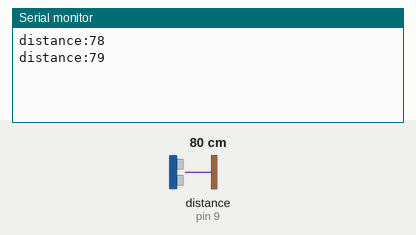
Simulated run of this sketch. Board: Arduino Uno, built with avr-gcc and run on an emulated ATmega328P. On the bench: the last lines printed to the serial monitor. Wiring (inferred from the names in the program): ultrasonic range finder: trigger pin 10; echo pin 9. The inputs (shaded band) are chosen by the test bench; at power-on: distance to the obstacle (sensor on pin 9) 80 cm. The echo pulse lasts 58.3 µs per cm.

Above: at 1.8 s.
1.9 s: distance to the obstacle (sensor on pin 9) set to 2 cm
At 2.8 s:
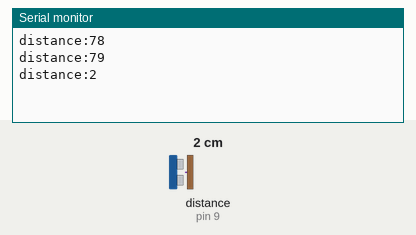
3.4 s: distance to the obstacle (sensor on pin 9) set to 4 cm
At 4.8 s:
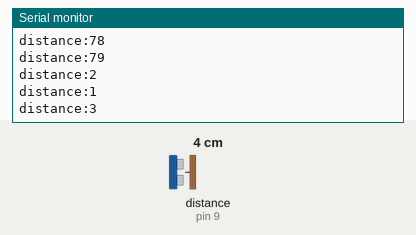
Timing chart, 0 to 6.4 s (numbered marks = the images above; inputs shaded):
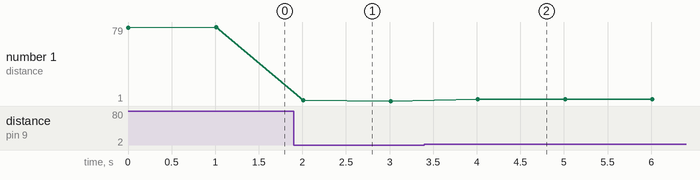

The sketch:

ultrasonic.ino
```cpp
int echo=9;
int trig=10;
int duration;
int dist;
void setup()
{
  pinMode(trig,OUTPUT);
  pinMode(echo,INPUT);
  Serial.begin(9600);
}

void loop()
{
  digitalWrite(trig,LOW);
  delayMicroseconds(2); // Wait for 1000 millisecond(s)
  digitalWrite(trig,HIGH);
  delayMicroseconds(2);
  digitalWrite(trig,LOW);
  delayMicroseconds(2);
  duration=pulseIn(echo,HIGH);
  dist=duration*(0.034/2);
  Serial.print("distance:");
  Serial.println(dist);
  delay(1000);
}
```

Measured:
- after the input at 1.9 s, the serial monitor: prints a new line after 0.11 s (image 1)
- after the input at 3.4 s, the serial monitor: prints a new line after 0.61 s (image 2)
- plotted number 1: 79 → 1 after the input at 1.9 s, 1 → 3 after the input at 3.4 s
